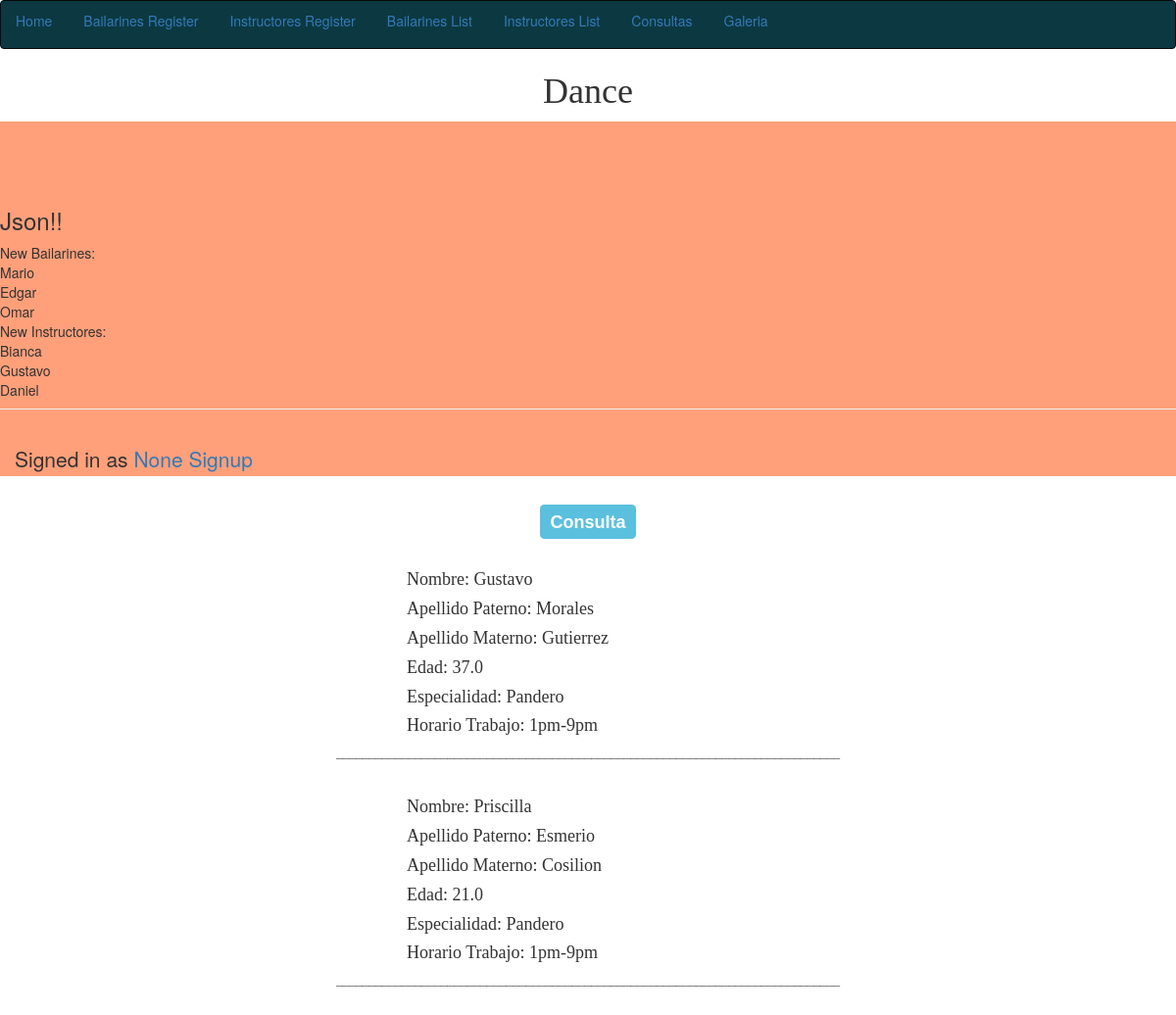
Screenshot of /consultas4/ with the database file from the repository.
### bases/models.py (models this page shows, shortened)
class Instructor_danza(models.Model):
	nombre = models.CharField(max_length=20)
	apellido_paterno = models.CharField(max_length=20)
	apellido_materno = models.CharField(max_length=20)
	edad = models.FloatField()
	especialidad = models.CharField(max_length=25)
	horario_trabajo = models.CharField(max_length=10)
	image_ins = models.ImageField(upload_to='Ins_Image', blank=True)
	bailarin = models.ManyToManyField(Bailarines)
	id = models.IntegerField(primary_key=True)

### bases/views.py (the view)
# urls.py: url(r'^consultas4/$', consulta4, name= 'consultas4'),
def consulta4 (request):
	c = Instructor_danza.objects.filter(especialidad="Pandero").order_by('nombre')
	form = Consulta_form(request.POST or None)
	return render (request, 'consulta4.html', {'list' :c, 'form' :form})

### bases/processors.py (called while the page is built)
def  bailarines_proces(request):
	bailarines_items = 'Los bailarines de la academia'
	return {'BAILARINES_ITEMS': bailarines_items}

### templates/consulta4.html (shortened to what this page needs)
{% extends 'base.html' %}
{% block content %}
<h3><center><span class="label label-info"><FONT FACE="arial">Consulta</FONT></span></center></h3>
<br>
	{% for item in list %}
	<FONT FACE="Century Schoolbook L">
	<span class="col-md-4 col-sm-offset-4" method="POST" enctype="multipart/form-data">
		<h4>Nombre: {{ item.nombre}}</h4>
		<h4>Apellido Paterno:  {{ item.apellido_paterno}}</h4>
		<h4>Apellido Materno:  {{ item.apellido_materno}}</h4>
		<h4>Edad:  {{ item.edad}} </h4>
		<h4>Especialidad:  {{ item.especialidad}} </h4>
		<h4>Horario Trabajo:  {{ item.horario_trabajo}}</h4></FONT>
		<h6><center>_____________________________________________________________________________</center></h6>
		<br>
	{% endfor %}
{% endblock %}

### rows the page displays
Instructor_danza: nombre "Gustavo", apellido_paterno "Morales", apellido_materno "Gutierrez", edad "37.0", especialidad "Pandero", horario_trabajo "1pm-9pm"
Instructor_danza: nombre "Priscilla", apellido_paterno "Esmerio", apellido_materno "Cosilion", edad "21.0", especialidad "Pandero", horario_trabajo "1pm-9pm"
